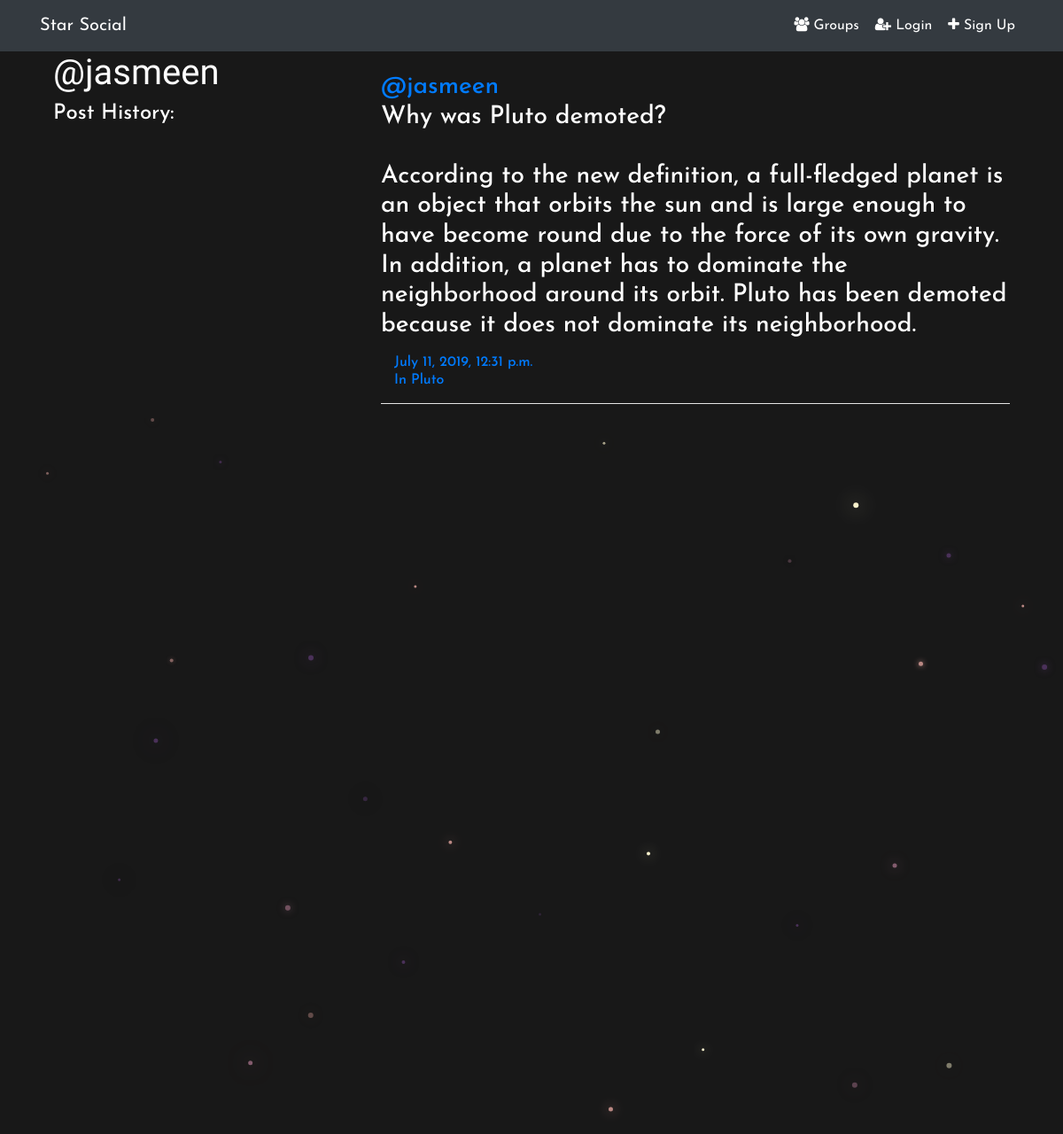
Page /posts/by/jasmeen/ on the committed database.
### posts/models.py (models this page shows, shortened)
class Post(models.Model):
    user = models.ForeignKey(User,on_delete=models.CASCADE,related_name='posts')
    created_at = models.DateTimeField(auto_now=True)
    message = models.TextField()
    message_html = models.TextField(editable=False)
    group = models.ForeignKey(Group,on_delete=models.CASCADE,related_name='posts',null=True,blank=True)
    class Meta:
        ordering=['-created_at']
        unique_together=['user','message']

### groups/models.py (models this page shows, shortened)
class Group(models.Model):
    name = models.CharField(max_length=150,unique=True)
    slug = models.SlugField(allow_unicode=True,unique=True)
    description = models.TextField(blank=True,default='')
    description_html = models.TextField(editable=False, default='', blank=True)
    members = models.ManyToManyField(User,through="GroupMembers")
    class Meta:
        ordering=['name']

### posts/views.py (the view)
# urls.py: path('by/<username>/',views.UserPosts.as_view(),name='for_user'),
class UserPosts(generic.ListView):
    model = Post
    template_name = 'posts/user_post_list.html'
    def get_queryset(self):
        try:
            self.post_user = User.objects.prefetch_related('posts').get(
                username__iexact = self.kwargs.get('username')
            )
        except User.DoesNotExist:
            raise Http404
        else:
            return self.post_user.posts.all()
    def get_context_data(self,**kwargs):
        context = super().get_context_data(**kwargs)
        context['post_user'] = self.post_user
        return context

### posts/templates/posts/user_post_list.html
{% extends "posts/post_base.html" %}
{% block pre_body %}
<div class="col-md-4">
	<h1>@{{ post_user.username }}</h1>
	<h4>Post History:</h4>
</div>
{% endblock %}
{% block body %}
<div class="col-md-8">
	{% for post in post_list %}
		{% include "posts/_post.html" %}
	{% empty %}
			<h5>No posts yet.</h5>
	{% endfor %}
</div>
{% endblock %}

### posts/templates/posts/_post.html (shortened to what this page needs)
<br>
  <div class="main_content">
    <h3>
      <a href="{% url 'posts:for_user' username=post.user.username %}">@{{post.user.username}}</a>
      {{post.message_html|safe}}
    </h3>
      <div class="container">
        <h6>
          <time><a href="{% url 'posts:detail' username=post.user.username pk=post.pk %}">{{post.created_at}}</a></time>
          <br>
          {% if post.group %}
            <a href="{% url 'groups:detail' slug=post.group.slug %}">In {{post.group.name}}</a>
          {% endif %}
        </h6>
    </div>
    <hr>
  </div>

### static/simplesocial/master.css (style rules this page uses)
html, body { height: 100%; width: 100%; margin:0; overflow: hidden; }
body { background-color: rgb(24, 24, 24); font-family: 'Josefin Sans', sans-serif; color:white; }
hr { background-color: white; }
h1 { font-family: 'Acme', sans-serif; }

### rows in the picture
Post: user.username "jasmeen", message_html "Why was Pluto demoted? According to the new definition, a full-fledged planet is an object that orbits the sun and is large enough to have become round due to the force of its own gravity. In addition, a planet has to dominate the neighborhood around its orbit. Pluto has been demoted because it does not dominate its neighborhood.", created_at "July 11, 2019, 12:31 p.m.", group.name "Pluto"

### other values in the picture
{{ post_user.username }} "jasmeen"
